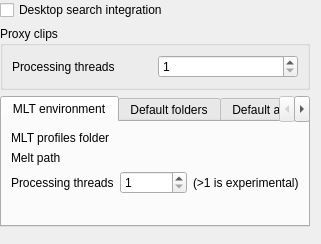
<?xml version="1.0" encoding="UTF-8"?>
<ui version="4.0">
 <class>ConfigEnv_UI</class>
 <widget class="QWidget" name="ConfigEnv_UI">
  <property name="geometry">
   <rect>
    <x>0</x>
    <y>0</y>
    <width>321</width>
    <height>244</height>
   </rect>
  </property>
  <layout class="QGridLayout" name="gridLayout">
   <property name="leftMargin">
    <number>0</number>
   </property>
   <property name="topMargin">
    <number>0</number>
   </property>
   <item row="0" column="0">
    <widget class="QCheckBox" name="kcfg_activate_nepomuk">
     <property name="text">
      <string>Desktop search integration</string>
     </property>
    </widget>
   </item>
   <item row="2" column="0">
    <widget class="QTabWidget" name="tabWidget">
     <property name="sizePolicy">
      <sizepolicy hsizetype="Expanding" vsizetype="Preferred">
       <horstretch>0</horstretch>
       <verstretch>0</verstretch>
      </sizepolicy>
     </property>
     <property name="currentIndex">
      <number>0</number>
     </property>
     <widget class="QWidget" name="tab">
      <attribute name="title">
       <string>MLT environment</string>
      </attribute>
      <layout class="QGridLayout" name="gridLayout_3">
       <item row="0" column="0">
        <widget class="QLabel" name="label">
         <property name="text">
          <string>MLT profiles folder</string>
         </property>
        </widget>
       </item>
       <item row="0" column="1" colspan="3">
        <widget class="KUrlRequester" name="mltpathurl"/>
       </item>
       <item row="1" column="0">
        <widget class="QLabel" name="label_2">
         <property name="text">
          <string>Melt path</string>
         </property>
        </widget>
       </item>
       <item row="1" column="1" colspan="3">
        <widget class="KUrlRequester" name="rendererpathurl"/>
       </item>
       <item row="2" column="0">
        <widget class="QLabel" name="label_6">
         <property name="text">
          <string>Processing threads</string>
         </property>
        </widget>
       </item>
       <item row="2" column="1" colspan="2">
        <widget class="QSpinBox" name="kcfg_mltthreads">
         <property name="sizePolicy">
          <sizepolicy hsizetype="Minimum" vsizetype="Fixed">
           <horstretch>0</horstretch>
           <verstretch>0</verstretch>
          </sizepolicy>
         </property>
         <property name="minimum">
          <number>1</number>
         </property>
        </widget>
       </item>
       <item row="2" column="3">
        <widget class="QLabel" name="label_7">
         <property name="text">
          <string>(&gt;1 is experimental)</string>
         </property>
        </widget>
       </item>
       <item row="3" column="0">
        <spacer name="verticalSpacer_2">
         <property name="orientation">
          <enum>Qt::Vertical</enum>
         </property>
         <property name="sizeHint" stdset="0">
          <size>
           <width>20</width>
           <height>40</height>
          </size>
         </property>
        </spacer>
       </item>
      </layout>
     </widget>
     <widget class="QWidget" name="tab_2">
      <attribute name="title">
       <string>Default folders</string>
      </attribute>
      <layout class="QGridLayout" name="gridLayout_2">
       <item row="0" column="0">
        <widget class="QLabel" name="label_5">
         <property name="text">
          <string>Project folder</string>
         </property>
        </widget>
       </item>
       <item row="0" column="1" colspan="2">
        <widget class="KUrlRequester" name="projecturl"/>
       </item>
       <item row="1" column="0">
        <widget class="QLabel" name="label_3">
         <property name="text">
          <string>Temporary files</string>
         </property>
        </widget>
       </item>
       <item row="1" column="1" colspan="2">
        <widget class="KUrlRequester" name="tmppathurl"/>
       </item>
       <item row="2" column="0">
        <widget class="QLabel" name="label_10">
         <property name="text">
          <string>Capture folder</string>
         </property>
        </widget>
       </item>
       <item row="4" column="2">
        <spacer name="verticalSpacer_3">
         <property name="orientation">
          <enum>Qt::Vertical</enum>
         </property>
         <property name="sizeHint" stdset="0">
          <size>
           <width>20</width>
           <height>40</height>
          </size>
         </property>
        </spacer>
       </item>
       <item row="2" column="1" colspan="2">
        <widget class="QCheckBox" name="kcfg_capturetoprojectfolder">
         <property name="text">
          <string>Use project folder</string>
         </property>
        </widget>
       </item>
       <item row="3" column="1" colspan="2">
        <widget class="KUrlRequester" name="capturefolderurl"/>
       </item>
      </layout>
     </widget>
     <widget class="QWidget" name="tab_3">
      <attribute name="title">
       <string>Default apps</string>
      </attribute>
      <layout class="QGridLayout" name="gridLayout_6">
       <item row="0" column="0">
        <widget class="QLabel" name="label_4">
         <property name="text">
          <string>Image editing</string>
         </property>
        </widget>
       </item>
       <item row="0" column="1">
        <widget class="KLineEdit" name="kcfg_defaultimageapp">
         <property name="showClearButton" stdset="0">
          <bool>true</bool>
         </property>
        </widget>
       </item>
       <item row="0" column="2">
        <widget class="KPushButton" name="kp_image">
         <property name="text">
          <string>Change</string>
         </property>
        </widget>
       </item>
       <item row="1" column="0">
        <widget class="QLabel" name="label_11">
         <property name="text">
          <string>Audio editing</string>
         </property>
        </widget>
       </item>
       <item row="1" column="1">
        <widget class="KLineEdit" name="kcfg_defaultaudioapp">
         <property name="showClearButton" stdset="0">
          <bool>true</bool>
         </property>
        </widget>
       </item>
       <item row="1" column="2">
        <widget class="KPushButton" name="kp_audio">
         <property name="text">
          <string>Change</string>
         </property>
        </widget>
       </item>
       <item row="2" column="0">
        <widget class="QLabel" name="label_12">
         <property name="text">
          <string>Video player</string>
         </property>
        </widget>
       </item>
       <item row="2" column="1">
        <widget class="KLineEdit" name="kcfg_defaultplayerapp">
         <property name="showClearButton" stdset="0">
          <bool>true</bool>
         </property>
        </widget>
       </item>
       <item row="2" column="2">
        <widget class="KPushButton" name="kp_player">
         <property name="text">
          <string>Change</string>
         </property>
        </widget>
       </item>
       <item row="3" column="1">
        <spacer name="verticalSpacer_4">
         <property name="orientation">
          <enum>Qt::Vertical</enum>
         </property>
         <property name="sizeHint" stdset="0">
          <size>
           <width>20</width>
           <height>40</height>
          </size>
         </property>
        </spacer>
       </item>
      </layout>
     </widget>
    </widget>
   </item>
   <item row="3" column="0">
    <spacer name="verticalSpacer">
     <property name="orientation">
      <enum>Qt::Vertical</enum>
     </property>
     <property name="sizeHint" stdset="0">
      <size>
       <width>20</width>
       <height>40</height>
      </size>
     </property>
    </spacer>
   </item>
   <item row="1" column="0">
    <widget class="QGroupBox" name="groupBox">
     <property name="title">
      <string>Proxy clips</string>
     </property>
     <layout class="QGridLayout" name="gridLayout_4">
      <item row="0" column="0">
       <widget class="QLabel" name="label_9">
        <property name="text">
         <string>Processing threads</string>
        </property>
       </widget>
      </item>
      <item row="0" column="1">
       <widget class="QSpinBox" name="kcfg_proxythreads">
        <property name="sizePolicy">
         <sizepolicy hsizetype="Minimum" vsizetype="Fixed">
          <horstretch>0</horstretch>
          <verstretch>0</verstretch>
         </sizepolicy>
        </property>
        <property name="minimum">
         <number>1</number>
        </property>
       </widget>
      </item>
     </layout>
    </widget>
   </item>
  </layout>
 </widget>
 <customwidgets>
  <customwidget>
   <class>KLineEdit</class>
   <extends>QLineEdit</extends>
   <header>klineedit.h</header>
  </customwidget>
  <customwidget>
   <class>KPushButton</class>
   <extends>QPushButton</extends>
   <header>kpushbutton.h</header>
  </customwidget>
  <customwidget>
   <class>KUrlRequester</class>
   <extends>QFrame</extends>
   <header>kurlrequester.h</header>
   <container>1</container>
  </customwidget>
 </customwidgets>
 <resources/>
 <connections/>
</ui>
